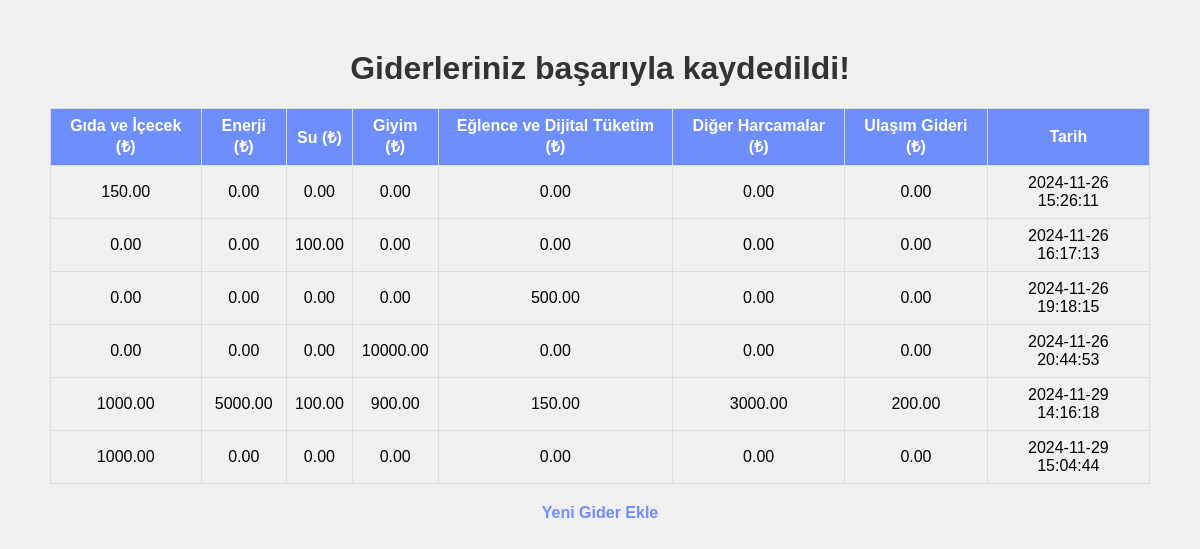
The app's page /account/success/ (signed in) with its own data.
### account/models.py (models this page shows, shortened)
class Consumption(models.Model):
    user = models.ForeignKey(User, on_delete=models.CASCADE)
    food_drink = models.DecimalField(max_digits=10, decimal_places=2, default=0)
    energy = models.DecimalField(max_digits=10, decimal_places=2, default=0)
    water = models.DecimalField(max_digits=10, decimal_places=2, default=0)
    clothing = models.DecimalField(max_digits=10, decimal_places=2, default=0)
    entertainment = models.DecimalField(max_digits=10, decimal_places=2, default=0)
    other_expenses = models.DecimalField(max_digits=10, decimal_places=2, default=0)
    transportation = models.DecimalField(max_digits=10, decimal_places=2, default=0)  # Ulaşım Gideri
    created_at = models.DateTimeField(default=timezone.now)  # Otomatik tarih alanı

### account/views.py (the view)
# urls.py: path('success/', views.success_view, name='success'),
@login_required
def success_view(request):
    consumptions = Consumption.objects.filter(user=request.user)
    return render(request, 'account/success.html', {'consumptions': consumptions})

### account/templates/account/success.html (shortened to what this page needs)
<!DOCTYPE html>
<html lang="tr">
<head>
</head>
<body>
    <h1>Giderleriniz başarıyla kaydedildi!</h1>
    <table>
        <thead>
            <tr>
                <th>Gıda ve İçecek (₺)</th>
                <th>Enerji (₺)</th>
                <th>Su (₺)</th>
                <th>Giyim (₺)</th>
                <th>Eğlence ve Dijital Tüketim (₺)</th>
                <th>Diğer Harcamalar (₺)</th>
                <th>Ulaşım Gideri (₺)</th>
                <th>Tarih</th>
            </tr>
        </thead>
        <tbody>
            {% for consumption in consumptions %}
            <tr>
                <td>{{ consumption.food_drink }}</td>
                <td>{{ consumption.energy }}</td>
                <td>{{ consumption.water }}</td>
                <td>{{ consumption.clothing }}</td>
                <td>{{ consumption.entertainment }}</td>
                <td>{{ consumption.other_expenses }}</td>
                <td>{{ consumption.transportation }}</td>
                <td>{{ consumption.created_at|date:"Y-m-d H:i:s" }}</td>
            </tr>
            {% empty %}
            <tr>
                <td colspan="8">Henüz harcama kaydı bulunmamaktadır.</td>
            </tr>
            {% endfor %}
        </tbody>
    </table>
    <a href="{% url 'add_consumption' %}">Yeni Gider Ekle</a>
</body>
</html>

### account/templates/account/success.html (style rules this page uses)
body { font-family: 'Arial', sans-serif; text-align: center; margin: 50px; background-color: #f0f0f0; }
h1 { color: #333; }
a { text-decoration: none; color: #6e8efb; font-weight: bold; }
table { width: 100%; margin: 20px 0; border-collapse: collapse; }
th, td { border: 1px solid #ddd; padding: 8px; text-align: center; }
th { background-color: #6e8efb; color: white; }

### records on screen
Consumption: food_drink "150.00", energy "0.00", water "0.00", clothing "0.00", entertainment "0.00", other_expenses "0.00", transportation "0.00", created_at "2024-11-26 15:26:11"
Consumption: food_drink "0.00", energy "0.00", water "100.00", clothing "0.00", entertainment "0.00", other_expenses "0.00", transportation "0.00", created_at "2024-11-26 16:17:13"
Consumption: food_drink "0.00", energy "0.00", water "0.00", clothing "0.00", entertainment "500.00", other_expenses "0.00", transportation "0.00", created_at "2024-11-26 19:18:15"
Consumption: food_drink "0.00", energy "0.00", water "0.00", clothing "10000.00", entertainment "0.00", other_expenses "0.00", transportation "0.00", created_at "2024-11-26 20:44:53"
Consumption: food_drink "1000.00", energy "5000.00", water "100.00", clothing "900.00", entertainment "150.00", other_expenses "3000.00", transportation "200.00", created_at "2024-11-29 14:16:18"
Consumption: food_drink "1000.00", energy "0.00", water "0.00", clothing "0.00", entertainment "0.00", other_expenses "0.00", transportation "0.00", created_at "2024-11-29 15:04:44"
